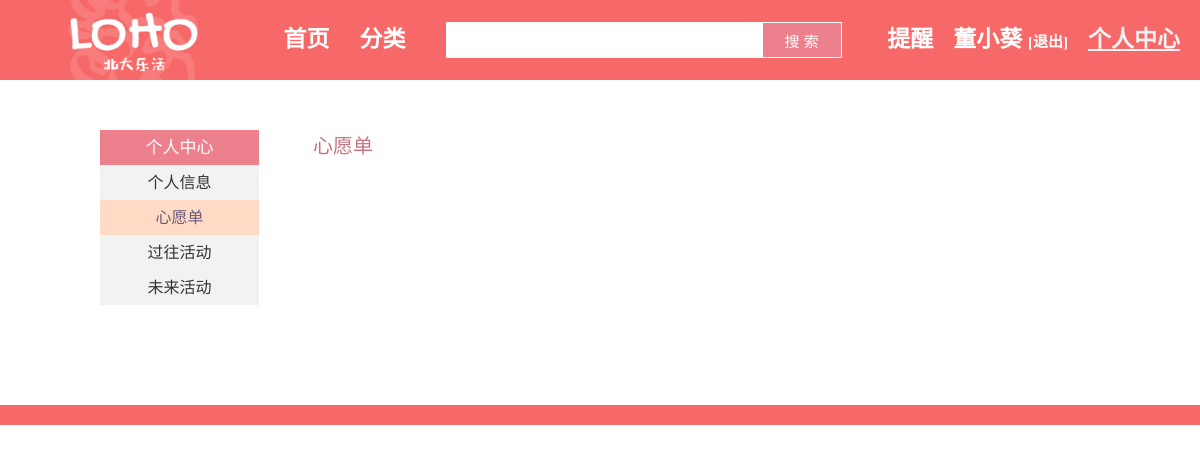
Page /user_center_collection.php (signed in) on the earlier database version.
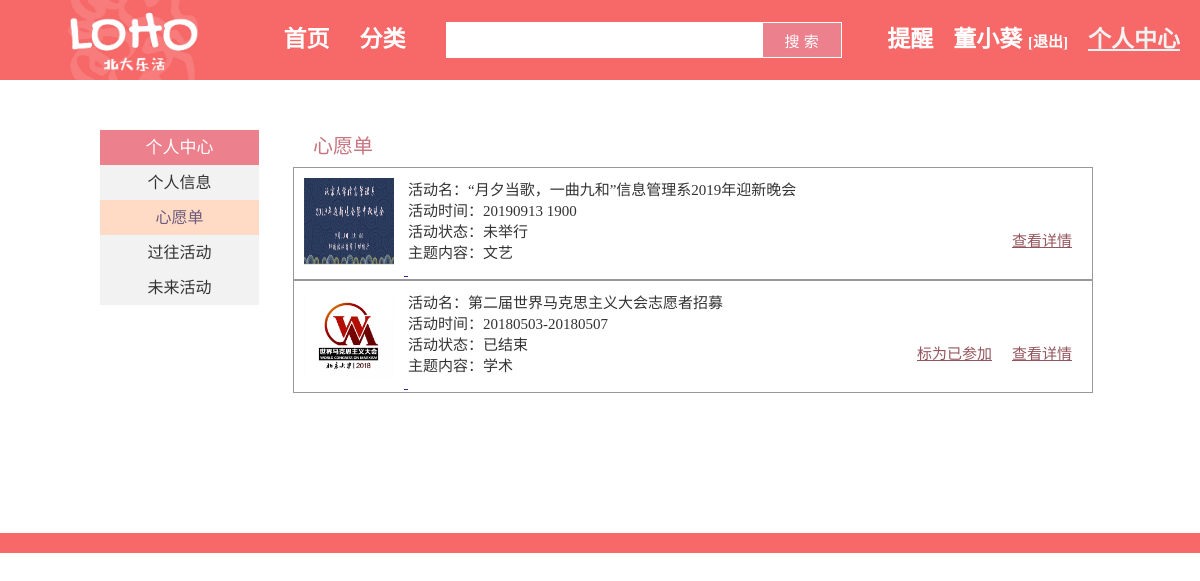
Same page on the later database version.
### tables this page shows
CREATE TABLE `collection_act`  (
  `user_name` varchar(255) NULL DEFAULT NULL,
  `collection_act_id` int(11) NULL DEFAULT NULL
);

CREATE TABLE `act_info`  (
  `act_id` int(20) NOT NULL,
  `act_name` varchar(255) NULL DEFAULT NULL,
  `act_type` varchar(255) NULL DEFAULT NULL,
  `act_intro` varchar(10000) NULL DEFAULT NULL,
  `act_score` float NULL DEFAULT NULL,
  `act_first_day` date NULL DEFAULT NULL,
  `act_time` varchar(255) NULL DEFAULT NULL,
  `act_place` varchar(255) NULL DEFAULT NULL,
  `need_apply` varchar(255) NULL DEFAULT NULL,
  `in_pku` varchar(255) NULL DEFAULT NULL,
  `in_thu` varchar(255) NULL DEFAULT NULL,
  `in_beijing` varchar(255) NULL DEFAULT NULL,
  `doc_path` varchar(255) NULL DEFAULT NULL,
  `update_freq` varchar(255) NULL DEFAULT NULL,
  `ord_website` varchar(255) NULL DEFAULT NULL,
  PRIMARY KEY (`act_id`) USING BTREE
);

CREATE TABLE `act_subject`  (
  `act_id` int(11) NULL DEFAULT NULL,
  `act_subject` varchar(255) NULL DEFAULT NULL
);

### user_center_collection.php (the view, shortened to what this page needs)
<!DOCTYPE html>
<html lang="zh-CN">
<head>
    <link rel="stylesheet" href="global_navigation.css">
    <link rel="stylesheet" href="footer.css">
    <link rel="stylesheet" href="user_side_nav.css">
    <link rel="stylesheet" href="user_center_collection.css">
</head>
<body>
<nav class="global-nav">
        <a href="index.php" id="global-nav-logo">
            <img src="img/logo.png" height="100%">
        </a>
        <div class="nav-item left-nav-item">
            <a href="index.php">首页</a>
        </div>
        <div class="nav-item left-nav-item">
            <a href="activity_list.php">分类</a>
        </div>
        <div class="search-bar">
            <form action="activity_list.php" method="get">
                <input type="text" name="query">
                <button type="submit">搜&nbsp;索</button>
            </form>
        </div>
        <?php
        if (isset($_COOKIE['username'])) {
            echo '
            <div class="nav-item right-nav-item active">
                <a href="user_center_userinfo.php">个人中心</a>
            </div>
            <div class="nav-item right-nav-item">
                <b>' . $_COOKIE['usernickname'] . '</b>
                <span class="logout-button"><a href="do_logout.php">[退出]</a></span>
            </div>
            <div class="nav-item right-nav-item" id="reminder">
                <a>提醒</a><div class="reminder-list"><ul><li>>&nbsp;&nbsp;您报名的“北大剧星风采大赛初赛”将于今天举行</li><li>>“数学文化节”的时间更改为2020年4月2日</li></ul></div>
            </div>';
        }
        ?>
    </nav>
    <div class="fix"></div>
    <div class="main-container">
        <div class="side-nav">
            <div class="side-nav-header">个人中心</div>
            <div class="side-nav-modules">
                <ul class="module-list">
                    <a href="user_center_userinfo.php">
                        <li class="module-item">个人信息</li>
                    </a>
                    <a href="user_center_collection.php">
                        <li class="module-item active">心愿单</li>
                    </a>
                    <a href="user_center_past.php">
                        <li class="module-item">过往活动</li>
                    </a>
                    <a href="user_center_future.php">
                        <li class="module-item">未来活动</li>
                    </a>
                </ul>
            </div>
        </div>
        <div class="right-area">
            <div class="right-section">
                <h1>心愿单</h1>
                <div class="collection-items">
                    <?php
                    $dbc = mysqli_connect(DB_HOST, DB_USER, DB_PASS, DB_NAME);
                    $sqlstr = 'SELECT * FROM collection_act, act_info, act_subject WHERE collection_act.collection_act_id = act_info.act_id AND act_subject.act_id = act_info.act_id AND collection_act.user_name = "' . $_COOKIE['username'] . '"';
                    $result = mysqli_query($dbc, $sqlstr);
                    while ($row = mysqli_fetch_array($result)) {
                        create_item($dbc, $row);
                    }
                    function create_item($dbc, $row)
                    {
                        $act_id = $row['act_id'];
                        $act_name = $row['act_name'];
                        $act_time = $row['act_time'];
                        $act_theme = $row['act_subject'];
                        if ($act_time == "长期") {
                            $current_act_status = "正在举行";
                        } else {
                            if (strtotime($row['act_first_day']) < time()) {
                                $current_act_status = "已结束";
                            } else if (strtotime($row['act_first_day']) > time()) {
                                $current_act_status = "未举行";
                            } else {
                                $current_act_status = "正在举行";
                            }
                        }
                        $joinstr = 'SELECT * FROM joined_act WHERE user_name = "' . $_COOKIE['username'] . '" AND joined_act_id = ' . $row['act_id'];
                        $result = mysqli_query($dbc, $joinstr);
                        $joined = false;
                        echo '
                    <div class="collection-item">
                        <a href="">
                            <img src="pic/' . $act_id . '.png" alt="' . $act_name . '">
                            <div class="activity-info">
                                <div class="info-item">活动名：' . $act_name . '</div>
                                <div class="info-item">活动时间：' . $act_time . '</div>
                                <div class="info-item">活动状态：' . $current_act_status . '</div>
                                <div class="info-item">主题内容：' . $act_theme . '</div>
                            </div>
                        </a>
                        <div class="activity-options"><br><br><br>';
                        if ($joined == true) {
                            echo '<div><a href="" class="activity-option">已参加</a></div>';
                        } else if (strtotime($row['act_first_day']) < time()) {
                            echo '<div><a href="dojoin.php?id=' . $act_id . '" class="activity-option">标为已参加</a></div>';
                        }
                        echo '<div><a href="" class="activity-option">查看详情</a></div>
                        </div>
                    </div>';
                    }
                    ?>
                </div>
            </div>
        </div>
    </div>
    <div class="footer"></div>
</body>
</html>

### global_navigation.css (style rules this page uses)
body { margin: 0; font-family: PingFangSC; }
.global-nav { width: 100%; height: 80px; background-color: #f76968; margin: 0; position: fixed; top: 0; z-index: 9999; }
.global-nav #global-nav-logo { float: left; height: 100%; margin-left: 40px; margin-right: 30px; }
.global-nav .nav-item { color: #ffffff; font-size: 23px; line-height: 80px; }
.global-nav .nav-item a { color: #ffffff; text-decoration-line: none; font-weight: bold; }
.global-nav .nav-item b { color: #ffffff; text-decoration-line: none; font-weight: bold; }
.global-nav .nav-item.left-nav-item { float: left; margin-left: 30px; }
.global-nav .nav-item.right-nav-item { float: right; margin-right: 20px; }
.global-nav .nav-item.right-nav-item.active a { color: #F2F2F2; text-decoration-line: underline; }
.global-nav .nav-item.right-nav-item .logout-button { font-size: 15px; }
.global-nav .search-bar { font-size: 0; line-height: 80px; float: left; margin-left: 40px; }
.global-nav .search-bar input { height: 30px; vertical-align: middle; width: 300px; border-color: #ffffff; border-width: 2px; border-style: solid; font-size: 15px; padding-left: 10px; }
.global-nav .search-bar button { height: 36px; vertical-align: middle; width: 80px; font-size: 15px; color: #ffffff; background-color: #ec808d; border-color: #ffffff; border-width: 0.5px; border-style: solid; }
.fix { height: 80px; width: 100%; }

### footer.css (style rules this page uses)
.footer { height: 20px; width: 100%; background-color: #f76968; margin-top: 50px; margin-bottom: 0px; float: left; }

### user_side_nav.css (style rules this page uses)
.side-nav { width: 159px; display: inline-block; }
.side-nav .side-nav-header { line-height: 35px; font-size: 17px; color: #FFFFFF; background-color: #ec808d; text-align: center; }
.side-nav .side-nav-modules { line-height: 35px; font-size: 16px; }
.side-nav .side-nav-modules .module-list { margin: 0; padding: 0; list-style-type: none; }
.side-nav .side-nav-modules .module-list a { color: #333333; text-decoration-line: none; }
.side-nav .side-nav-modules .module-list .module-item { text-align: center; background-color: #F2F2F2; }
.side-nav .side-nav-modules .module-list .module-item.active { background-color: #FFDBC5; color: #6C5B7B; }

### user_center_collection.css (style rules this page uses)
.main-container { width: 1000px; margin: auto; padding-top: 50px; padding-bottom: 50px; }
.right-area { display: inline-block; width: 800px; vertical-align: top; margin-left: 30px; }
.right-area h1 { color: #C7737D; font-size: 20px; margin-top: 0; margin-bottom: 8px; padding-left: 20px; font-weight: 500; }
.right-section { margin-bottom: 40px; }
.collection-items .collection-item { border-style: solid; border-width: 1px; border-color: #999999; }
.collection-items .collection-item img { width: 90px; height: 87px; margin: 10px 10px 10px 10px; display: inline-block; }
.collection-items .collection-item .activity-info { display: inline-block; vertical-align: top; margin-top: 10px; font-size: 15px; color: #333333; }
.collection-items .collection-item .activity-options { margin-top: 10px; margin-right: 20px; float: right; font-size: 15px; }
.collection-items .collection-item .activity-options div { display: inline-block; margin-left: 20px; }
.collection-items .collection-item .activity-options a { color: #94565D; }

Differences in the rows shown:
now on this page (row edited): collection_act: shows a picture, act_info.act_name "“月夕当歌，一曲九和”信息管理系2019年迎新晚会", act_info.act_time "20190913 1900", act_info.act_first_day "未举行", act_subject.act_subject "文艺"
now on this page (row edited): collection_act: shows a picture, act_info.act_name "第二届世界马克思主义大会志愿者招募", act_info.act_time "20180503-20180507", act_info.act_first_day "已结束", act_subject.act_subject "学术"
